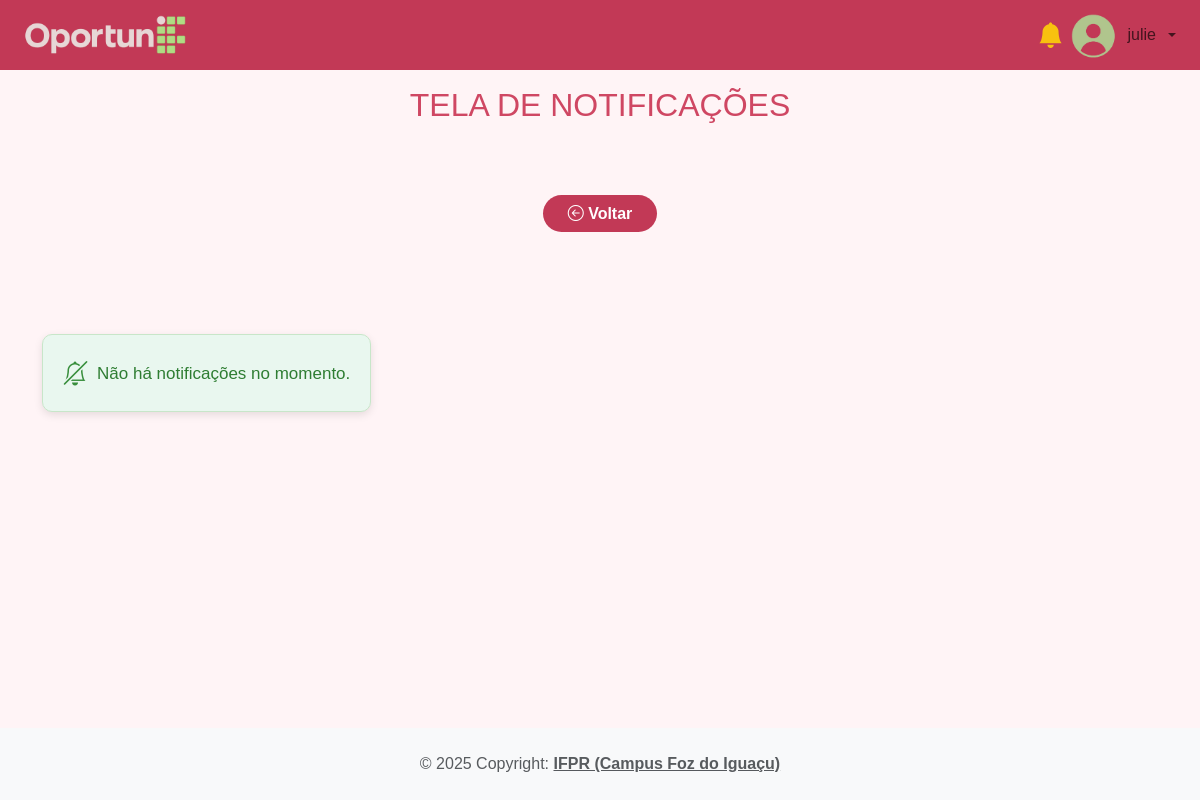
The page /app/controller/NotificacaoController.php?action=listar (signed in) on the database as committed earlier.
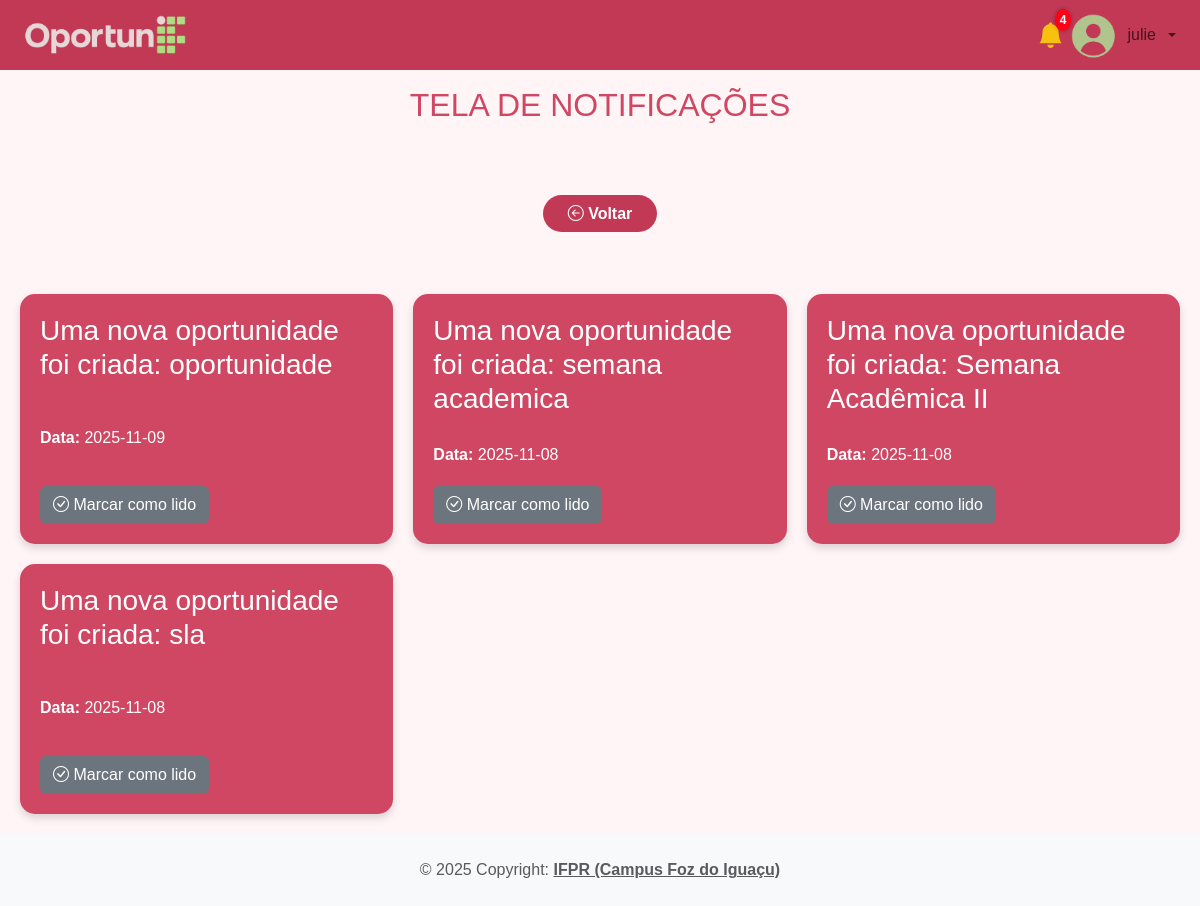
The same page on the database as committed later.
### tables this page shows
CREATE TABLE `notificacoes` (
  `idNotificacoes` int(11) NOT NULL,
  `mensagem` longtext NOT NULL,
  `link` varchar(255) DEFAULT NULL,
  `dataEnvio` date NOT NULL,
  `idOportunidade` int(11) DEFAULT NULL
);

### app/controller/NotificacaoController.php (called while the page is built, shortened)
<?php
require_once(__DIR__ . "/Controller.php");
require_once(__DIR__ . "/../dao/NotificacaoDAO.php");
class NotificacaoController extends Controller
{
    private $dao;
    public function __construct()
    {
        $this->dao = new NotificacaoDAO();
        $this->handleAction();
    }
    public function listar()
    {
        $dados['notificacoes'] = $this->dao->listByUsuario($this->getIdUsuarioLogado());
        $this->loadView("notificacoes/notificacoes.php", $dados);
    }
}
new NotificacaoController();

### app/dao/NotificacaoDAO.php (called while the page is built, shortened)
<?php
require_once(__DIR__ . "/../connection/Connection.php");
class NotificacaoDAO
{
    private $conn;
    public function __construct()
    {
        $this->conn = Connection::getConn();
    }
    public function listByUsuario(int $idUsuario)
    {
        $sql = "SELECT n.idNotificacoes, n.mensagem, n.dataEnvio, n.link, n.idOportunidade
            FROM notificacoes AS n
            INNER JOIN notificacoes_usuarios AS nu
                ON n.idNotificacoes = nu.idNotificacao
            WHERE nu.idUsuario = :idUsuario
              AND nu.status != 'LIDO'
            ORDER BY n.dataEnvio DESC";
        $stmt = $this->conn->prepare($sql);
        $stmt->bindValue(":idUsuario", $idUsuario, PDO::PARAM_INT);
        $stmt->execute();
        return $stmt->fetchAll(PDO::FETCH_ASSOC);
    }
}

### app/connection/Connection.php (called while the page is built)
<?php
class Connection
{
    public static function getConn()
    {
        $conn = new Connection();
        return $conn->getConnection();
    }
    public function getConnection()
    {
        $str_conn = "mysql:host=" . DB_HOST . ";dbname=" . DB_NAME;
        $options = array(
            PDO::MYSQL_ATTR_INIT_COMMAND => "SET NAMES utf8",
            PDO::ATTR_ERRMODE => PDO::ERRMODE_EXCEPTION
        );
        try {
            $conn = new PDO($str_conn, DB_USER, DB_PASSWORD, $options);
            return $conn;
        } catch (PDOException $e) {
            echo "Falha ao conectar na base de dados: " . $e->getMessage();
        }
    }
}

### app/view/notificacoes/notificacoes.php (the view, shortened to what this page needs)
<?php
require_once(__DIR__ . "/../include/header.php");
require_once(__DIR__ . "/../include/menu.php");
?>
<link rel="stylesheet" href="<?= BASEURL ?>/view/css/notificacoes.css">
<h2 class="titulo-pagina">TELA DE NOTIFICAÇÕES</h2>
<div class="text-center mt-5 mb-5">
    <a href="<?= $homePage ?>" class="btn-voltar">
        <i class="bi bi-arrow-left-circle"></i> Voltar
    </a>
</div>
<div class="cards-container">
    <?php if (count($dados["notificacoes"]) > 0): ?>
        <?php foreach ($dados["notificacoes"] as $notificacao): ?>
            <?php
            $idNot = $notificacao['idNotificacoes'] ?? null;
            $mensagem = $notificacao['mensagem'] ?? '';
            $dataEnvio = $notificacao['dataEnvio'] ?? '';
            ?>
            <div class="card-oportunidade">
                <h3><?= htmlspecialchars($mensagem) ?></h3>
                <p><strong>Data:</strong> <?= htmlspecialchars($dataEnvio) ?></p>
                <div class="acoes-notificacao">
                    <a href="<?= BASEURL . '/controller/NotificacaoController.php?action=atualizarStatusPorUsuario&id_notificacao=' . $idNot ?>"
                        class="btn btn-secondary">
                        <i class="bi bi-check-circle"></i> Marcar como lido
                    </a>
                </div>
            </div>
        <?php endforeach; ?>
    <?php else: ?>
        <div class="sem-notificacoes">
            <i class="bi bi-bell-slash"></i>
            <p>Não há notificações no momento.</p>
        </div>
    <?php endif; ?>
</div>
<?php require_once(__DIR__ . "/../include/footer.php"); ?>

### app/controller/Controller.php (shortened to what this page needs)
<?php
class Controller
{
    protected function handleAction()
    {
        $action = NULL;
        if (isset($_GET['action']))
            $action = $_GET['action'];
        $this->callAction($action);
    }
    protected function callAction($methodName)
    {
        if ($methodName && method_exists($this, $methodName))
            $this->$methodName();
        else {
            echo "Ação não encontrada no controller.<br>";
            echo "Verifique com o administrador do sistema.";
        }
    }
    protected function loadView(string $path, array $dados, string $msgErro = "", string $msgSucesso = "")
    {
        $caminho = __DIR__ . "/../view/" . $path;
        if (file_exists($caminho)) {
            extract($dados);
            require $caminho;
        } else {
            echo "Erro ao carrega a view solicitada<br>";
            echo "Caminho: " . $caminho;
        }
    }
    protected function getIdUsuarioLogado()
    {
        if (isset($_SESSION[SESSAO_USUARIO_ID]))
            return $_SESSION[SESSAO_USUARIO_ID];
        return 0;
    }
}

### app/view/include/header.php (shortened to what this page needs)
<!DOCTYPE html>
<html lang="pt">
<head>
    <link href="https://cdn.jsdelivr.net/npm/bootstrap@5.3.3/dist/css/bootstrap.min.css" rel="stylesheet">
    <link rel="stylesheet" href="https://cdn.jsdelivr.net/npm/bootstrap-icons@1.13.1/font/bootstrap-icons.min.css">
</head>
<body>

### app/view/include/menu.php (shortened to what this page needs)
<?php
$nome = "(Sessão expirada)";
$notificacoes = 0;
$caminhoFoto  = BASEURL . "/view/img/foto_generica_perfil.png";
if (isset($_SESSION[SESSAO_USUARIO_NOME])) {
    $nome = $_SESSION[SESSAO_USUARIO_NOME];
}
if (isset($_SESSION[SESSAO_USUARIO_NOTIFICACOES])) {
    $notificacoes = $_SESSION[SESSAO_USUARIO_NOTIFICACOES];
} else {
    $notificacoes = $_SESSION[SESSAO_USUARIO_NOTIFICACOES];
}
$homePage = HOME_PAGE_ADMIN;
if ($_SESSION[SESSAO_USUARIO_TIPO] == UsuarioTipo::ALUNO)
    $homePage = HOME_PAGE_ALUNO;
elseif ($_SESSION[SESSAO_USUARIO_TIPO] == UsuarioTipo::PROFESSOR)
    $homePage = HOME_PAGE_PROFESSOR;
?>
<link rel="stylesheet" href="<?= BASEURL ?>/view/css/menus.css">
<nav class="navbar navbar-expand-md px-3 mb-3" style="background-color: #c23956">
    <a class="navbar-brand" href="<?= $homePage ?>">
        <img src="<?= BASEURL ?>/view/img/logo.png">
    </a>
    <div class="collapse navbar-collapse" id="navSite">
       <ul class="navbar-nav ms-auto mr-3">
<li class="nav-item notificacao-item">
    <a href="<?= BASEURL . '/controller/NotificacaoController.php?action=listar' ?>" class="notificacao-link">
        <i class="bi bi-bell-fill"></i>
        <?php if ($notificacoes > 0): ?>
            <span class="notificacao-badge"><?= $notificacoes ?></span>
        <?php endif; ?>
    </a>
</li>
            <li class="nav-item dropdown">
                <a class="nav-link dropdown-toggle usuario-topo" href="#" id="navbarUsuario"
                    data-bs-toggle="dropdown">
                    <div class="foto-perfil-wrapper">
                        <img class="foto-perfil" src="<?= $caminhoFoto ?>" alt="Foto de perfil">
                    </div>
                    <span><?= $nome ?></span>
                </a>
            </li>
        </ul>
    </div>
</nav>

### app/view/include/footer.php (shortened to what this page needs)
<body>
    <main>
    </main>
    <footer class="text-center text-lg-start bg-light text-muted">
        <div class="text-center p-4">
            © 2025 Copyright:
            <a class="text-reset fw-bold" href="https://foz.ifpr.edu.br" target="blank">IFPR (Campus Foz do Iguaçu)</a>
        </div>
    </footer>
</body>
</html>

### app/view/css/menus.css (style rules this page uses)
* { margin: 0; padding: 0; box-sizing: border-box; }
.navbar { height: 70px; }
.navbar-brand img { max-height: 180px; max-width: 180px; width: auto; height: auto; }
.navbar-nav .foto-perfil { max-width: 120%; }
.usuario-topo { display: flex; align-items: center; gap: 8px; }
.foto-perfil-wrapper { width: 48px; height: 48px; border-radius: 50%; overflow: hidden; flex-shrink: 0; }
.foto-perfil-wrapper img { width: 100%; height: 100%; object-fit: cover; }
.notificacao-item { position: relative; display: flex; justify-content: center; align-items: center; }
.notificacao-link { position: relative; color: #f8c10f; font-size: 1.6rem; text-decoration: none; transition: 0.3s ease; }
.notificacao-link i { vertical-align: middle; }
.notificacao-badge { position: absolute; top: -6px; right: -8px; background-color: #ff0019; color: #fff; font-size: 0.75rem; font-weight: bold; padding: 2px 5px; border-radius: 50%; box-shadow: 0 0 4px rgba(0, 0, 0, 0.3); }

### app/view/css/notificacoes.css (style rules this page uses)
body { background-color: #fff4f6; font-family: Arial, sans-serif; margin: 0; padding: 0; }
.titulo-pagina { text-align: center; font-size: 2rem; color: #cf4763; margin-bottom: 30px; }
.cards-container { display: grid; grid-template-columns: repeat(3, 1fr); gap: 20px; padding: 20px; }
.card-oportunidade { background-color: #cf4763; color: white; padding: 20px; border-radius: 15px; box-shadow: 0 4px 8px rgba(0, 0, 0, 0.15); display: flex; flex-direction: column; justify-content: space-between; min-height: 250px; transition: transform 0.2s ease, box-shadow 0.2s ease; }
.card-oportunidade p { margin: 2px 0; line-height: 1.4; }
.btn-voltar { background-color: #c23956; color: #fff; border-radius: 25px; padding: 10px 25px; text-decoration: none; font-weight: 600; transition: background-color 0.3s ease; }
.sem-notificacoes { background-color: #e9f7ef; color: #2e7d32; border: 1px solid #c8e6c9; padding: 20px; border-radius: 10px; text-align: center; font-size: 17px; font-weight: 500; margin: 40px auto; max-width: 600px; box-shadow: 0 3px 8px rgba(0, 0, 0, 0.1); display: flex; align-items: center; justify-content: center; gap: 10px; opacity: 0; animation: fadeIn 0.8s forwards; }
.sem-notificacoes i { font-size: 24px; color: #388e3c; }
.sem-notificacoes p { display: inline; margin: 0; vertical-align: middle; }

### app/view/include/footer.php (style rules this page uses)
body { min-height: 100vh; display: flex; flex-direction: column; margin: 0; }
footer { margin-top: auto; }
main { flex: 1; }

Rows that differ between the two databases and show on the page:
added notificacoes: mensagem "Uma nova oportunidade foi criada: oportunidade", dataEnvio "2025-11-09"
added notificacoes: mensagem "Uma nova oportunidade foi criada: semana academica", dataEnvio "2025-11-08"
added notificacoes: mensagem "Uma nova oportunidade foi criada: Semana Acadêmica II", dataEnvio "2025-11-08"
added notificacoes: mensagem "Uma nova oportunidade foi criada: sla", dataEnvio "2025-11-08"
Other text that changed with them:
$notificacoes: (not shown) → "4"
text no longer shown: "Não há notificações no momento."
